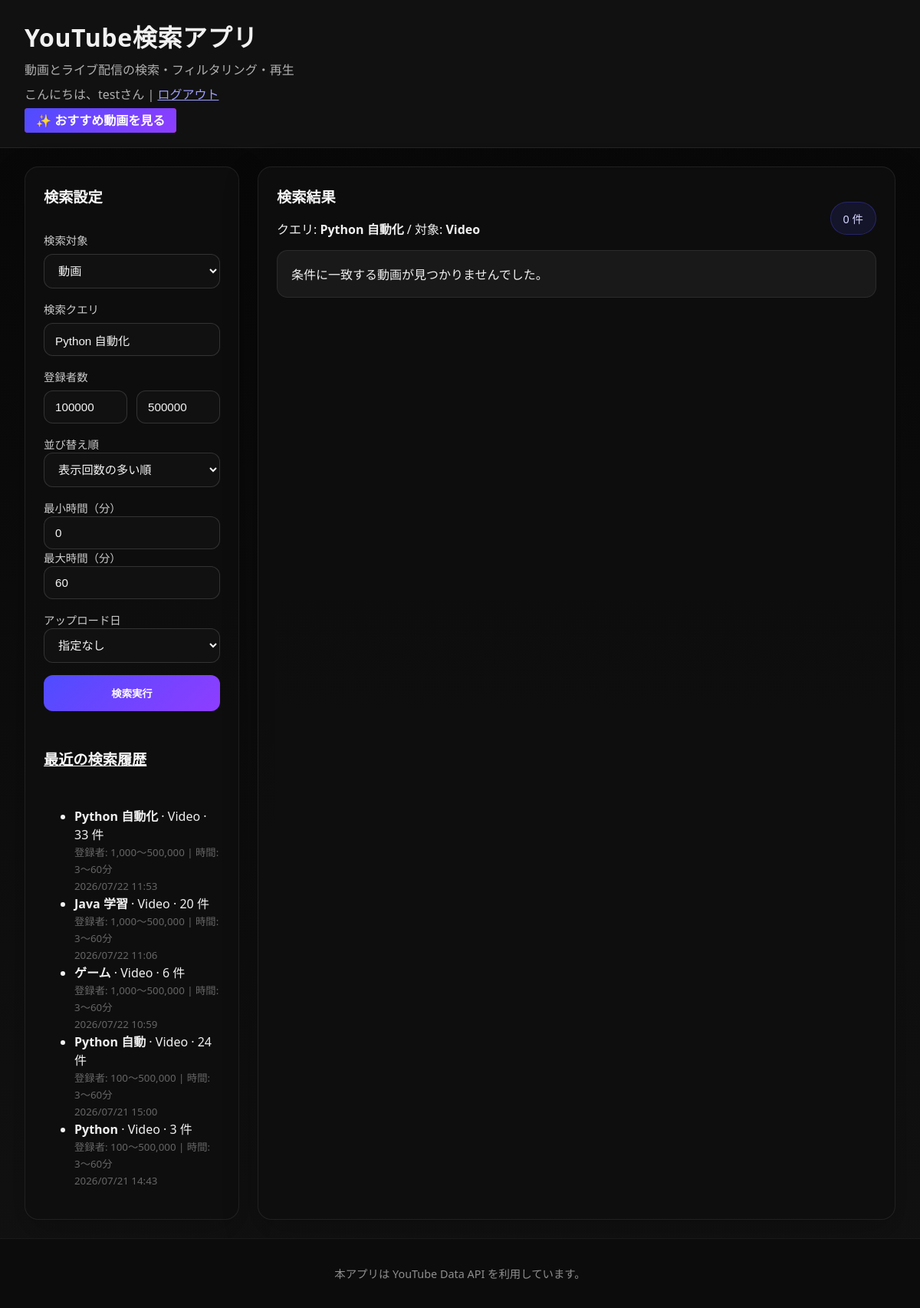
The app's page / (signed in) with its own data.
### youtube_app/models.py (models this page shows, shortened)
class SearchHistory(models.Model):
    target = models.CharField(max_length=16, default='video')
    query = models.CharField(max_length=255)
    order = models.CharField(max_length=32, default='viewCount')
    lower_threshold = models.PositiveIntegerField(default=100000)
    upper_threshold = models.PositiveIntegerField(default=500000)
    min_duration = models.PositiveIntegerField(default=0)
    max_duration = models.PositiveIntegerField(default=60)
    date_option = models.CharField(max_length=16, default='none')
    results_count = models.PositiveIntegerField(default=0)
    created_at = models.DateTimeField(auto_now_add=True)
    user = models.ForeignKey(User, on_delete=models.CASCADE, related_name='search_histories', null=True, blank=True)
    class Meta:
        ordering = ['-created_at']

### youtube_app/views.py (the view, shortened to what this page needs)
# urls.py: path('', views.search_view, name='search'),
@login_required # 検索もログイン必須にする場合
def search_view(request):
    if not request.GET and 'last_search_params' in request.session:
        saved_params = request.session['last_search_params']
        context = get_query_parameters(request) # デフォルト値で初期化
        context.update(saved_params)            # 保存されていた値で上書き
    else:
        context = get_query_parameters(request)
    context['base_query_string'] = build_query_string_without_select(request)
    context['is_video_mode'] = context['target'] == 'video'
    context['results'] = []
    context['error_message'] = ''
    favorite_lists = []
    if request.user.is_authenticated:
        for i in range(1, 6):
            obj, created = FavoriteList.objects.get_or_create(
                user=request.user, index=i,
                defaults={'name': f'リスト {i}'}
            )
            favorite_lists.append(obj)
    context['favorite_lists'] = favorite_lists
    context['recent_history'] = SearchHistory.objects.filter(user=request.user)[:5] if request.user.is_authenticated else []
    return render(request, 'youtube_app/search.html', context)

### youtube_app/views.py (called while the page is built)
def get_query_parameters(request: HttpRequest) -> dict:
    return {
        'target': request.GET.get('target', 'video'),
        'query': request.GET.get('query', 'Python 自動化'),
        'order': request.GET.get('order', 'viewCount'),
        'lower_threshold': int(request.GET.get('lower_threshold', 100000) or 100000),
        'upper_threshold': int(request.GET.get('upper_threshold', 500000) or 500000),
        'min_duration': int(request.GET.get('min_duration', 0) or 0),
        'max_duration': int(request.GET.get('max_duration', 60) or 60),
        'date_option': request.GET.get('date_option', 'none'),
        'selected_video_id': request.GET.get('select', ''),
    }

def build_query_string_without_select(request):
    params = request.GET.copy()
    params.pop('select', None)
    return params.urlencode()

### youtube_app/templates/youtube_app/search.html (shortened to what this page needs)
{% load static humanize %}
<!DOCTYPE html>
<html lang="ja">
<head>
    <link rel="stylesheet" href="{% static 'youtube_app/style.css' %}">
</head>
<body>
    <div class="page-shell">
        <header class="app-header">
            <div>
                <h1>YouTube検索アプリ</h1>
                <p>動画とライブ配信の検索・フィルタリング・再生</p>
                {% if user.is_authenticated %}
                    <p>こんにちは、{{ user.username }}さん | <a href="{% url 'youtube_app:logout' %}">ログアウト</a></p>
                {% else %}
                    <a href="{% url 'youtube_app:login' %}">ログインはこちら</a>
                {% endif %}
            </div>
            <div style="margin-top: 10px;">
                <a href="{% url 'youtube_app:recommendations' %}" class="primary-button" style="background-color: #ff0000; color: white; padding: 5px 15px; text-decoration: none; border-radius: 4px;">✨ おすすめ動画を見る</a>
            </div>
        </header>
        <main class="layout-grid">
            <section class="panel sidebar-panel">
                <div class="panel-card">
                    <h2>検索設定</h2>
                    <form method="get" class="search-form">
                        <div class="field-group">
                            <label>検索対象</label>
                            <select id="target" name="target">
                                <option value="video" {% if target == 'video' %}selected{% endif %}>動画</option>
                            </select>
                        </div>
                        <div class="field-group">
                            <label for="query">検索クエリ</label>
                            <input id="query" name="query" type="text" value="{{ query }}" placeholder="例: Python 自動化">
                        </div>
                        <div class="field-group">
                            <label>登録者数</label>
                            <div class="range-inputs">
                                <input name="lower_threshold" type="number" min="0" value="{{ lower_threshold }}" placeholder="下限">
                                <input name="upper_threshold" type="number" min="0" value="{{ upper_threshold }}" placeholder="上限">
                            </div>
                        </div>
                        <div class="field-group video-filter">
                            <label for="sort">並び替え順</label>
                            <select id="sort" name="order">
                                <option value="viewCount" {% if order == 'viewCount' %}selected{% endif %}>表示回数の多い順</option>
                            </select>
                        </div>
                        <div class="field-group columns-2 video-filter">
                            <div>
                                <label for="min_duration">最小時間（分）</label>
                                <input id="min_duration" name="min_duration" type="number" min="0" value="{{ min_duration }}">
                            </div>
                            <div>
                                <label for="max_duration">最大時間（分）</label>
                                <input id="max_duration" name="max_duration" type="number" min="0" value="{{ max_duration }}">
                            </div>
                        </div>
                        <div class="field-group video-filter">
                            <label for="date_option">アップロード日</label>
                            <select id="date_option" name="date_option">
                                <option value="none" {% if date_option == 'none' %}selected{% endif %}>指定なし</option>
                            </select>
                        </div>
                        <div class="actions">
                            <button type="submit" class="primary-button">検索実行</button>
                        </div>
                    </form>
                </div>
                <div class="panel-card history-panel">
                    <h2><a href="{% url 'youtube_app:history' %}" style="color: inherit; text-decoration: underline;">最近の検索履歴</a></h2>
                    {% if recent_history %}
                        <ul class="history-list">
                            {% for history in recent_history %}
                                <li>
                                    <strong>{{ history.query }}</strong> · {{ history.target|title }} · {{ history.results_count }} 件<br>
                                    <small style="color: #666;">
                                        登録者: {{ history.lower_threshold|intcomma }}〜{{ history.upper_threshold|intcomma }}
                                        {% if history.target == 'video' %}| 時間: {{ history.min_duration }}〜{{ history.max_duration }}分{% endif %}<br>
                                        {{ history.created_at|date:'Y/m/d H:i' }}
                                    </small>
                                </li>
                            {% endfor %}
                        </ul>
                    {% else %}
                        <div class="message info">検索履歴はまだありません。</div>
                    {% endif %}
                </div>
            </section>
            <section class="panel results-panel">
                <div class="panel-card">
                    <div class="results-header">
                        <div>
                            <h2>検索結果</h2>
                            <p>クエリ: <strong>{% if query %}{{ query }}{% else %}-{% endif %}</strong> / 対象: <strong>{{ target|title }}</strong></p>
                        </div>
                        <div class="status-pill">{{ results|length }} 件</div>
                    </div>
                    {% if not results %}
                        <div class="message info">条件に一致する動画が見つかりませんでした。</div>
                    {% endif %}
                </div>
            </section>
        </main>
        <footer class="app-footer">
            <p>本アプリは YouTube Data API を利用しています。</p>
        </footer>
    </div>
</body>
</html>

### youtube_app/static/youtube_app/style.css (style rules this page uses)
:root { color-scheme: dark; color: #f5f5f5; background: #040404; font-family: 'Segoe UI', 'Helvetica Neue', Arial, 'Noto Sans JP', sans-serif; }
* { box-sizing: border-box; }
body { margin: 0; min-height: 100vh; background: linear-gradient(180deg, #070707 0%, #121212 100%); color: #f1f1f1; }
.page-shell { display: flex; flex-direction: column; min-height: 100vh; }
.app-header { padding: 24px 32px; background: #111; border-bottom: 1px solid rgba(255, 255, 255, 0.08); }
.app-header h1 { margin: 0; font-size: 2rem; letter-spacing: 0.02em; }
.app-header p { margin: 8px 0 0; color: #b0b0b0; }
.layout-grid { display: grid; gap: 24px; padding: 24px 32px; grid-template-columns: 280px minmax(0, 1fr); flex: 1; }
.panel { background: rgba(15, 15, 15, 0.92); border: 1px solid rgba(255, 255, 255, 0.08); border-radius: 18px; box-shadow: 0 16px 45px rgba(0, 0, 0, 0.25); }
.results-panel { min-height: auto; }
.panel-card { padding: 24px; }
.sidebar-panel .panel-card { display: flex; flex-direction: column; gap: 16px; }
.panel h2 { margin: 0 0 16px; font-size: 1.2rem; color: #f8f8f8; }
.field-group { display: flex; flex-direction: column; gap: 8px; margin-bottom: 16px; }
.field-group label { color: #ccc; font-size: 0.9rem; }
.field-group input, .field-group select { border: 1px solid rgba(255, 255, 255, 0.14); border-radius: 12px; background: #111; color: #f5f5f5; padding: 12px 14px; font-size: 0.95rem; width: 100%; min-width: 0; }
.field-group input::placeholder { color: #6d6d6d; }
.columns-2, .range-inputs, .field-group { min-width: 0; }
.columns-2 { display: grid; gap: 12px; grid-template-columns: 1fr 1fr; }
.range-inputs { display: grid; gap: 12px; grid-template-columns: 1fr 1fr; }
.actions { display: flex; justify-content: stretch; min-width: 0; }
.primary-button { width: 100%; border: none; border-radius: 12px; padding: 14px 18px; background: linear-gradient(135deg, #4f4cff, #8f3dff); color: #fff; font-weight: 700; cursor: pointer; transition: transform 0.2s ease, box-shadow 0.2s ease; }
.results-header { display: flex; justify-content: space-between; align-items: center; gap: 16px; }
.status-pill { background: rgba(79, 76, 255, 0.12); border: 1px solid rgba(79, 76, 255, 0.3); border-radius: 999px; padding: 10px 16px; color: #d6d6ff; font-size: 0.9rem; }
.message { padding: 18px; border-radius: 14px; margin-bottom: 18px; }
.message.info { background: rgba(255, 255, 255, 0.05); border: 1px solid rgba(255, 255, 255, 0.08); }
.app-footer { padding: 20px 32px; text-align: center; color: #8f8f8f; font-size: 0.9rem; background: #0c0c0c; border-top: 1px solid rgba(255, 255, 255, 0.06); }

### records on screen
SearchHistory: query "Python 自動化", target "Video", results_count "33", lower_threshold "1,000", upper_threshold "500,000", min_duration "3", max_duration "60", created_at "2026/07/22 11:53"
SearchHistory: query "Java 学習", target "Video", results_count "20", lower_threshold "1,000", upper_threshold "500,000", min_duration "3", max_duration "60", created_at "2026/07/22 11:06"
SearchHistory: query "ゲーム", target "Video", results_count "6", lower_threshold "1,000", upper_threshold "500,000", min_duration "3", max_duration "60", created_at "2026/07/22 10:59"
SearchHistory: query "Python 自動", target "Video", results_count "24", lower_threshold "100", upper_threshold "500,000", min_duration "3", max_duration "60", created_at "2026/07/21 15:00"
SearchHistory: query "Python", target "Video", results_count "3", lower_threshold "100", upper_threshold "500,000", min_duration "3", max_duration "60", created_at "2026/07/21 14:43"

### other values on screen
{{ user.username }} "test"
{{ target|title }} "Video"
{{ results|length }} "0"
